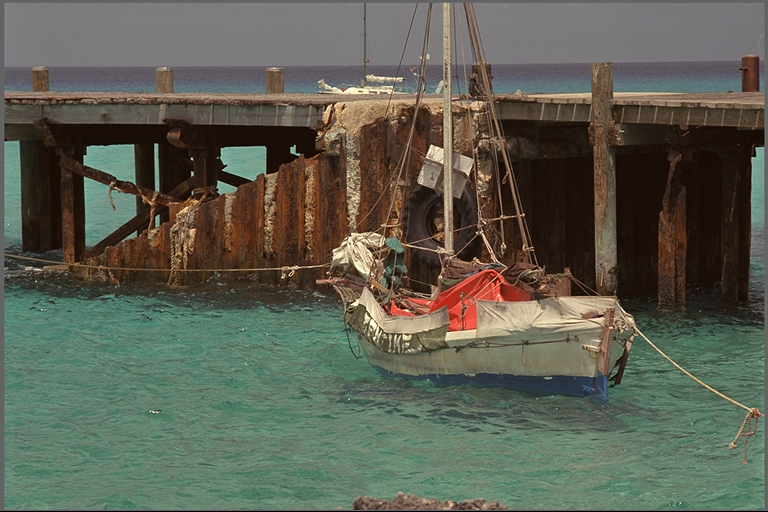
#> input picture images/11.png, 768 x 512 px, given as the content of the folder ../images/11.png, which was not available
$ python import.py ../images/11.png ../images/12.png
#> lines starting #> are read from the running program, lines starting #| are printed output that depends on the picture; pictures that were not available may be replaced by others from this repository, and a replacement may not be noted
import os
import sys
import random
from PIL import Image

WIDTH = 256
HEIGHT = 256
SAMPLES = 10

def save_random_image_samples(image, filename, directory, width, height, samples):
    for _ in range(samples):
        x = random.randint(0, image.width - width)
        y = random.randint(0, image.height - height)
        image.crop((x, y, x + width, y + height)).save(os.path.join(directory, f"{filename}_X{x}Y{y}.png"))

if __name__ == "__main__":
    images, output = sys.argv[1], sys.argv[2]
    for root, _, files in os.walk(images):
        for file in files:
            filename, extension = os.path.splitext(file)
            if not extension.lower().endswith((".png", ".jpg", ".jpeg")):
                continue
            with Image.open(os.path.join(root, file)) as image:
#> image is the input picture: PIL image 768x512 RGB; mean R, G, B 93, 95.1, 82.3
                if image.width >= WIDTH and image.height >= HEIGHT:
                    save_random_image_samples(image.convert("RGB"), filename, output, WIDTH, HEIGHT, SAMPLES)
#> the loop in save_random_image_samples, `for _ in range(samples):` made 10 passes
#> pass 1, in save_random_image_samples, `image.crop((x, y, x + width, y + height)).save(os.path.join(directory,..`:
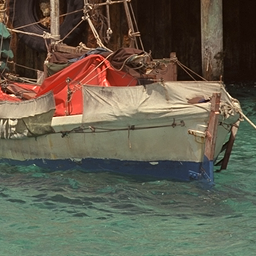
#> saved as 11_X394Y215.png: PIL image 256x256 RGB; mean R, G, B 100, 93.9, 78
#> pass 2, in save_random_image_samples, `image.crop((x, y, x + width, y + height)).save(os.path.join(directory,..`:
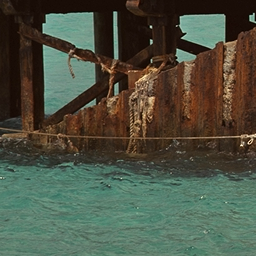
#> saved as 11_X41Y132.png: PIL image 256x256 RGB; mean R, G, B 76.9, 81.9, 66.3

$ run again, on images/12.png
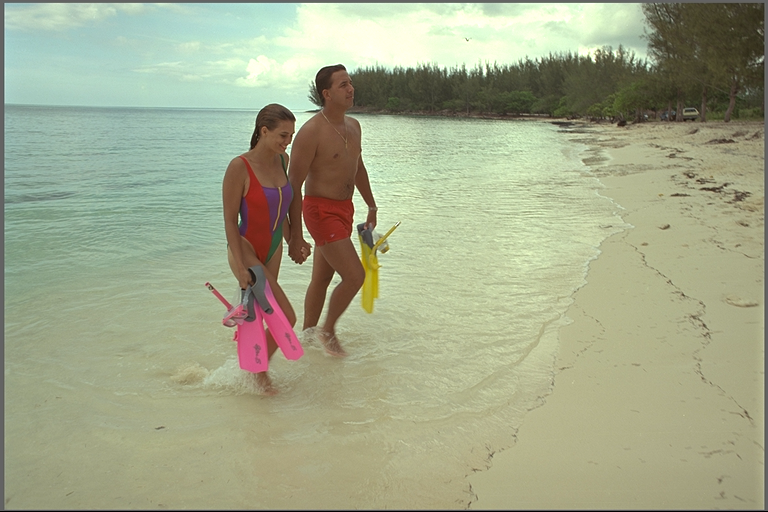
#> input picture images/12.png, 768 x 512 px, given as the content of the folder ../images/12.png, which was not available
#> image is the input picture: PIL image 768x512 RGB; mean R, G, B 161.6, 167, 137.9
#> the loop in save_random_image_samples, `for _ in range(samples):` made 10 passes
#> pass 1, in save_random_image_samples, `image.crop((x, y, x + width, y + height)).save(os.path.join(directory,..`:
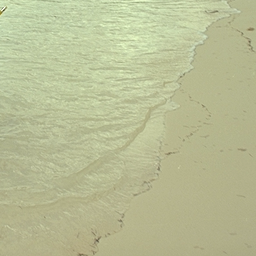
#> saved as 12_X394Y215.png: PIL image 256x256 RGB; mean R, G, B 185.1, 189.4, 149.9
#> pass 2, in save_random_image_samples, `image.crop((x, y, x + width, y + height)).save(os.path.join(directory,..`:
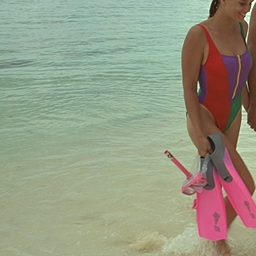
#> saved as 12_X41Y132.png: PIL image 256x256 RGB; mean R, G, B 149.5, 152.9, 132

$ run again, on images/13.png
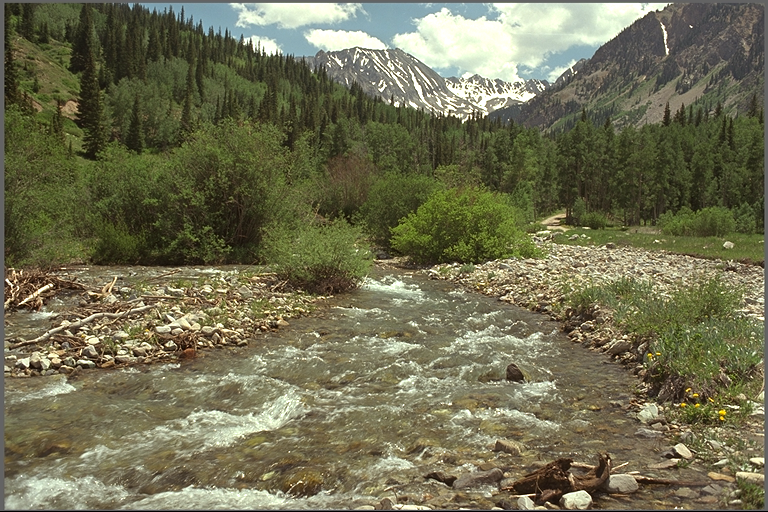
#> input picture images/13.png, 768 x 512 px, given as the content of the folder ../images/13.png, which was not available
#> image is the input picture: PIL image 768x512 RGB; mean R, G, B 112.2, 110.5, 82.3
#> the loop in save_random_image_samples, `for _ in range(samples):` made 10 passes
#> pass 1, in save_random_image_samples, `image.crop((x, y, x + width, y + height)).save(os.path.join(directory,..`:
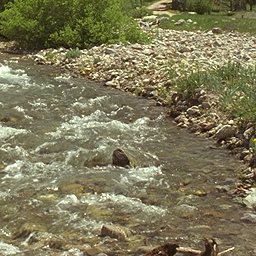
#> saved as 13_X394Y215.png: PIL image 256x256 RGB; mean R, G, B 126, 120.5, 88.3
#> pass 2, in save_random_image_samples, `image.crop((x, y, x + width, y + height)).save(os.path.join(directory,..`:
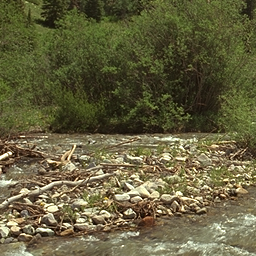
#> saved as 13_X41Y132.png: PIL image 256x256 RGB; mean R, G, B 100.6, 96, 62.6
